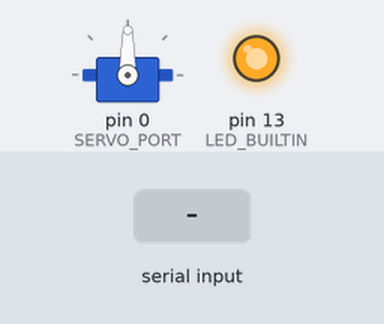
This sketch was run on a simulated Arduino Uno, built with avr-gcc and run on an emulated ATmega328P. Shown: servo, output pins drawn as LEDs (lit = HIGH). The test bench sets the inputs (shaded band). What the sketch prints to the serial monitor is not drawn.

Above: at 2.0 s.
2.1 s: "G:\n" received over Serial
At 2.5 s:
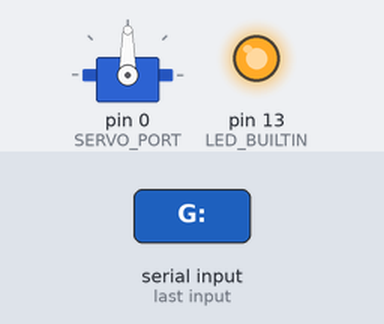
3.7 s: "O:\n" received over Serial
At 4.9 s:
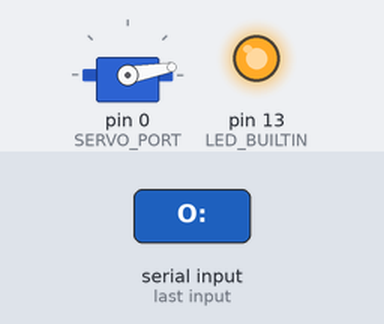
5.3 s: byte 58 (':') received over Serial
At 6.1 s:
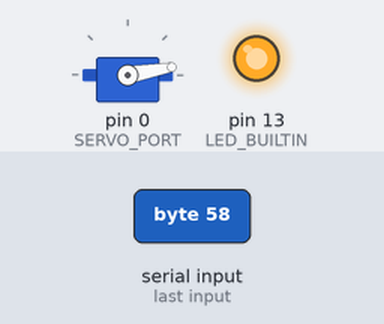
6.9 s: "C:\n" received over Serial
At 7.3 s:
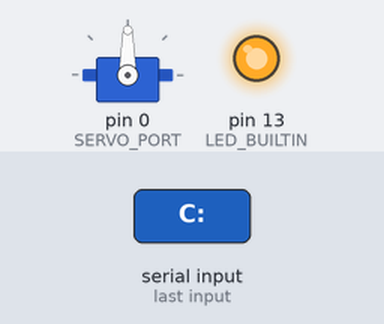
Timing chart, 0 to 9.9 s (numbered marks = the images above; inputs shaded):
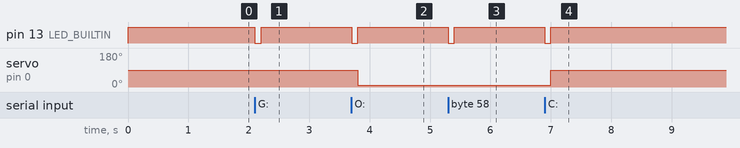

Measured:
- after the input at 2.1 s, pin 13 (LED_BUILTIN): HIGH → LOW at once, → HIGH 0.10 s later
- after the input at 3.7 s, pin 13 (LED_BUILTIN): HIGH → LOW at once, → HIGH 0.10 s later; servo on pin 0 (SERVO_PORT): 90° → 10° after 0.10 s
- after the input at 5.3 s, pin 13 (LED_BUILTIN): HIGH → LOW at once, → HIGH 0.10 s later
- after the input at 6.9 s, pin 13 (LED_BUILTIN): HIGH → LOW at once, → HIGH 0.10 s later; servo on pin 0 (SERVO_PORT): 10° → 90° after 0.10 s

The sketch:

INDIArduinoFw.ino
```cpp
#include <Servo.h>

int serialDataReady = 0;
String serialData;
String serBuf;

#define SERVO_PORT 0 // D3

Servo BlueServo;

#define OPEN_POS 10
#define CLOSE_POS 90

void setup() {
  // initialize serial:
  Serial.begin(9600);
  pinMode(LED_BUILTIN, OUTPUT);
  pinMode(SERVO_PORT, OUTPUT);
  digitalWrite(LED_BUILTIN, HIGH);
  serBuf = "";
  serialData = "";

  BlueServo.attach(SERVO_PORT);
  BlueServo.write(CLOSE_POS);
  delay(800);
  digitalWrite(SERVO_PORT, LOW);
}

void Greeting()
{
  Serial.print("ArduinoShutter#");
  Serial.flush();
}

void openShutter()
{
  BlueServo.write(OPEN_POS);
  delay(800);
  digitalWrite(SERVO_PORT, LOW);
  Serial.print("open#");
  Serial.flush();
}

void closeShutter()
{
  BlueServo.write(CLOSE_POS);
  delay(800);
  digitalWrite(SERVO_PORT, LOW);
  Serial.print("close#");
  Serial.flush();
}

void process(String data)
{
  if(data == "G:")
    Greeting();
  if(data == "O:")
    openShutter();
  if(data == "C:")
    closeShutter();

}

void VisualAck()
{
  digitalWrite(LED_BUILTIN, LOW);
  delay(100);
  digitalWrite(LED_BUILTIN, HIGH);
}

void loop() {
  // if there's any serial available, read it:
  if(Serial.available() > 0 && serialDataReady == 0)
  {
    char c = Serial.read();
    if(c != '\n')
    {
      if(c == ':')
      {
        // Data line is complete
        serBuf += String(c);
        serialData = serBuf;
        serBuf = "";
        serialDataReady = 1;
      }
      else
        serBuf += String(c);
    }
  }
  if(serialDataReady == 1)
  {
    serialDataReady = 0;
    VisualAck();
    process(serialData);
  }
}
```
